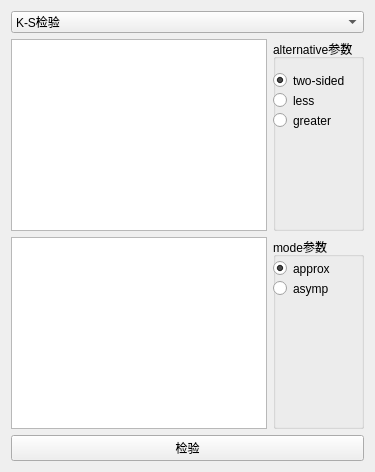
           <widget class="QWidget" name="page_7">
            <layout class="QGridLayout" name="gridLayout_13">
             <item row="1" column="0">
              <layout class="QGridLayout" name="gridLayout_12">
               <item row="1" column="2">
                <widget class="QGroupBox" name="groupBox_6">
                 <property name="title">
                  <string>mode参数</string>
                 </property>
                 <widget class="QRadioButton" name="radioButton_KS_approx">
                  <property name="geometry">
                   <rect>
                    <x>0</x>
                    <y>20</y>
                    <width>71</width>
                    <height>23</height>
                   </rect>
                  </property>
                  <property name="text">
                   <string>approx</string>
                  </property>
                  <property name="checked">
                   <bool>true</bool>
                  </property>
                 </widget>
                 <widget class="QRadioButton" name="radioButton_KS_asymp">
                  <property name="geometry">
                   <rect>
                    <x>0</x>
                    <y>40</y>
                    <width>71</width>
                    <height>23</height>
                   </rect>
                  </property>
                  <property name="text">
                   <string>asymp</string>
                  </property>
                 </widget>
                </widget>
               </item>
               <item row="0" column="1">
                <widget class="QListWidget" name="listWidget_normality_test"/>
               </item>
               <item row="1" column="1">
                <widget class="QListWidget" name="listWidget_normality_test_2"/>
               </item>
               <item row="0" column="2">
                <widget class="QGroupBox" name="groupBox_5">
                 <property name="maximumSize">
                  <size>
                   <width>91</width>
                   <height>16777215</height>
                  </size>
                 </property>
                 <property name="title">
                  <string>alternative参数</string>
                 </property>
                 <widget class="QRadioButton" name="radioButton_KS_two_sided">
                  <property name="geometry">
                   <rect>
                    <x>0</x>
                    <y>30</y>
                    <width>91</width>
                    <height>23</height>
                   </rect>
                  </property>
                  <property name="text">
                   <string>two-sided</string>
                  </property>
                  <property name="checked">
                   <bool>true</bool>
                  </property>
                 </widget>
                 <widget class="QRadioButton" name="radioButton_KS_less">
                  <property name="geometry">
                   <rect>
                    <x>0</x>
                    <y>50</y>
                    <width>81</width>
                    <height>23</height>
                   </rect>
                  </property>
                  <property name="text">
                   <string>less</string>
                  </property>
                  <property name="checked">
                   <bool>false</bool>
                  </property>
                 </widget>
                 <widget class="QRadioButton" name="radioButton_KS_greater">
                  <property name="geometry">
                   <rect>
                    <x>0</x>
                    <y>70</y>
                    <width>81</width>
                    <height>23</height>
                   </rect>
                  </property>
                  <property name="text">
                   <string>greater</string>
                  </property>
                 </widget>
                </widget>
               </item>
               <item row="2" column="1" colspan="2">
                <widget class="QPushButton" name="normality_test_Btn">
                 <property name="text">
                  <string>检验</string>
                 </property>
                </widget>
               </item>
              </layout>
             </item>
             <item row="0" column="0">
              <widget class="QComboBox" name="comboBox_normality_test">
               <item>
                <property name="text">
                 <string>K-S检验</string>
                </property>
               </item>
               <item>
                <property name="text">
                 <string>Shapiro检验</string>
                </property>
               </item>
               <item>
                <property name="text">
                 <string>Normal检验</string>
                </property>
               </item>
               <item>
                <property name="text">
                 <string>Anderson检验</string>
                </property>
               </item>
               <item>
                <property name="text">
                 <string>新建项目</string>
                </property>
               </item>
              </widget>
             </item>
            </layout>
           </widget>
